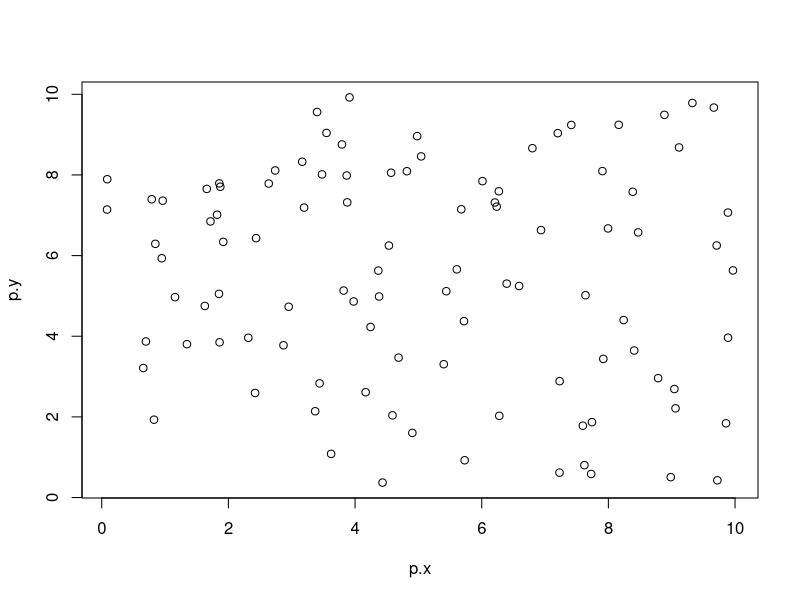
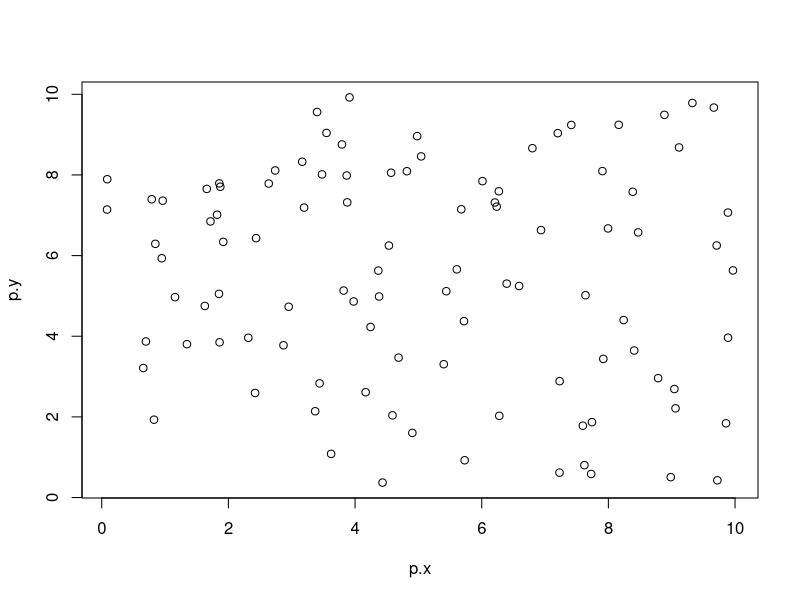

Write the R code that produced these figures, in order. (Note: this script raises an error after producing the figures.)
# Create Your Own Kmeans Algorithm

# Clear Namespace
rm(list=ls())

# Import Libraries
library(ggplot2)

# Step 1:  Generate two random datasets (R2)
set.seed(7)
p.x = runif(100, min = 0, max = 10)
p.y = runif(100, min = 0, max = 10)
plot(p.x, p.y)

# Create DataFrame with X & Y Values
df.pxy = data.frame(p.x, p.y)
plot(df.pxy)

# Centroid 1
c1.x = runif(1, min = 5, max = 10)
c1.y = runif(1, min = 5, max = 10)
df.c1 = data.frame(c1.x, c1.y)
df.c1

# Centroid 2
c2.x = runif(1, min = 0, max = 5)
c2.y = runif(1, min = 0, max = 5)
df.c2 = data.frame(c2.x, c2.y)
df.c2


# Plot Random Data + Centroids
p.1 <- ggplot(df.pxy, aes(x = p.x, y = p.y)) + geom_point() + 
     geom_point(data=df.c1, aes(x=c1.x, y=c1.y), colour='red', size=5) +
     geom_point(data=df.c2, aes(x=c2.x, y=c2.y), colour='blue', size=5)

# Add Centroids to df.pxy
df.pxy$c1.x <- df.c1$c1.x
df.pxy$c1.y <- df.c1$c1.y
df.pxy$c2.x <- df.c2$c2.x
df.pxy$c2.y <- df.c2$c2.y
head(df.pxy)
setwd("C:\\Users\\Chris.Cirelli\\Desktop\\Programming_Repositories\\Clustering_Algorithms")
write.csv(df.pxy, 'plot_data.csv')

# Calculate Euclidean Distance to Each Centroid
e.distance <- function(p.x, c.x, p.y, c.y){
  'p.x/p.y:  Randomly generated x/y points
   c.x/c.y:  Centroid x & y coordinates'
  a = (p.x - c.x)^2
  b = (p.y - c.y)^2
  c = sqrt(a + b)  
  return(c)  
}


e.dist.c1 = e.distance(df.pxy$p.x, df.pxy$c1.x, df.pxy$p.y, df.pxy$c1.y)
e.dist.c2 = e.distance(df.pxy$p.x, df.pxy$c2.x, df.pxy$p.y, df.pxy$c2.y)

# Add Distances to Data Frame & Write to CSV
df.pxy$dist.2.c1 <- e.dist.c1
df.pxy$dist.2.c2 <- e.dist.c2
head(df.pxy)
write.csv(df.pxy, 'dataset_w_dist_2_centroids.csv')


# Create Columns to Label Points as C1 or C2
df.pxy$comp.dist <- df.pxy$dist.2.c1 < df.pxy$dist.2.c2
df.pxy$comp.dist[df.pxy$comp.dist == TRUE] <- 'C1'
df.pxy$comp.dist[df.pxy$comp.dist == FALSE] <- 'C2'
head(df.pxy)

# Plot Data Points Coloured By Assignment to C1 & C2
p.2 <- ggplot(    data=df.pxy[which(df.pxy$comp.dist=='C1'), ], aes(x=p.x, y=p.y)) + geom_point(colour='red', size=2) + 
       geom_point(data=df.pxy[which(df.pxy$comp.dist=='C1'), ], aes(x=c1.x, y=c1.y), colour='red', size=5) +
       geom_point(data=df.pxy[which(df.pxy$comp.dist=='C2'), ], aes(x=p.x, y=p.y), colour='blue', size=2)  +
       geom_point(data=df.pxy[which(df.pxy$comp.dist=='C2'), ], aes(x=c2.x, y=c2.y), colour='blue', size=5) + 
       ggtitle('Kmean Cluster Example')


##########################  ITER 2 ##############################################


# Re-Calculate C1 & C2 As the Mean of The Datapoints Assigned to C1 & C2
df.pxy.c1 <- df.pxy[which(df.pxy$comp.dist=='C1'), ]
df.pxy.c2 <- df.pxy[which(df.pxy$comp.dist=='C2'), ]

df.c1.x <- mean(df.pxy.c1$p.x)
df.c1.y <- mean(df.pxy.c1$p.y)
df.c2.x <- mean(df.pxy.c2$p.x)
df.c2.y <- mean(df.pxy.c2$p.x)

# Add Centroids to df.pxy
head(df.pxy)
df.pxy$c1.x <- df.c1.x
df.pxy$c1.y <- df.c1.y
df.pxy$c2.x <- df.c2.x
df.pxy$c2.y <- df.c2.y

# Calculate Distance To Each Centroid
e.dist.c1 = e.distance(df.pxy$p.x, df.pxy$c1.x, df.pxy$p.y, df.pxy$c1.y)
e.dist.c2 = e.distance(df.pxy$p.x, df.pxy$c2.x, df.pxy$p.y, df.pxy$c2.y)

# Add Distances to Data Frame & Write to CSV
df.pxy$dist.2.c1 <- e.dist.c1
df.pxy$dist.2.c2 <- e.dist.c2
head(df.pxy)

# Create Columns to Label Points as C1 or C2
df.pxy$comp.dist <- df.pxy$dist.2.c1 < df.pxy$dist.2.c2
df.pxy$comp.dist[df.pxy$comp.dist == TRUE] <- 'C1'
df.pxy$comp.dist[df.pxy$comp.dist == FALSE] <- 'C2'
head(df.pxy)

# Plot Data Points Coloured By Assignment to C1 & C2
p.3 <- ggplot(    data=df.pxy[which(df.pxy$comp.dist=='C1'), ], aes(x=p.x, y=p.y)) + geom_point(colour='red', size=2) + 
  geom_point(data=df.pxy[which(df.pxy$comp.dist=='C1'), ], aes(x=c1.x, y=c1.y), colour='red', size=5) +
  geom_point(data=df.pxy[which(df.pxy$comp.dist=='C2'), ], aes(x=p.x, y=p.y), colour='blue', size=2)  +
  geom_point(data=df.pxy[which(df.pxy$comp.dist=='C2'), ], aes(x=c2.x, y=c2.y), colour='blue', size=5) + 
  ggtitle('Kmean Cluster Example - Iter 2')

p.3




